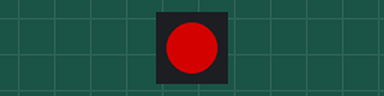
Bench run of a program on a simulated CircuitPython board. Parts: 1 RGB LEDs in strip order, left to right. Dim RGB values are drawn brighter than linear.

Above: at 0.31 s.
At 8.64 s:
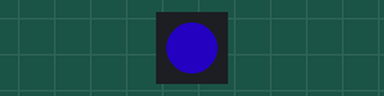
At 18.95 s:
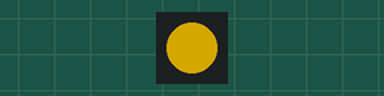
At 37.39 s:
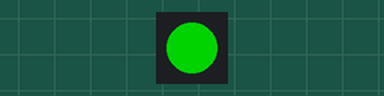
Timing chart, 0 to 40.0 s (numbered marks = the images above):
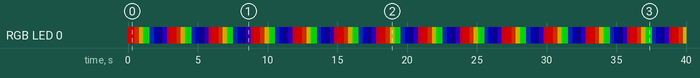

The program:

code.py
```python
import board
import neopixel
import time
import colors

rgb = neopixel.NeoPixel(board.NEOPIXEL, 1, brightness=0.5, auto_write=True)

# rainbow
colorGenerator = colors.Fader(colors.RAINBOW, duration=3)

# red strobe
#colorGenerator = colors.Strober(color=colors.RED, duration=1)

# green breathing
#colorGenerator = colors.Fader((colors.GREEN, colors.BLACK), duration=6)

while True:
    if colorGenerator.update():
        rgb.fill(colorGenerator.color)
    time.sleep(0.01)
```

colors.py
```python
"""
NeoPixel Cokor Generators
by Nathan Friedly

Source: https://github.com/nfriedly/circuitpython_neopixel_fader
Based on https://jjmojojjmojo.github.io/time-based-fading.html
"""

import time
import math
import adafruit_fancyled.adafruit_fancyled as fancy


WHITE = fancy.CRGB(255, 255, 255)
BLACK = fancy.CRGB(0, 0, 0)
RED = fancy.CRGB(255, 0, 0)
GREEN = fancy.CRGB(0, 255, 0)
YELLOW = fancy.CRGB(255, 255, 0)
MAGENTA = fancy.CRGB(255, 0, 255)
CYAN = fancy.CRGB(0, 255, 255)
BLUE = fancy.CRGB(0, 0, 255)
ORANGE = fancy.CRGB(255, 127, 0)
VIOLET = fancy.CRGB(139, 0, 255)
INDIGO = fancy.CRGB(46, 43, 95) # todo: make this brighter
PINK = fancy.CRGB(255, 127, 127)
MINT = fancy.CRGB(127, 255, 127)
ROBIN = fancy.CRGB(127, 127, 255)
CANARY = fancy.CRGB(255, 255, 127)

RAINBOW = (RED, ORANGE, YELLOW, GREEN, BLUE, INDIGO, VIOLET)

class Fader:
    def __init__(self, palette, duration=1.0):
        self.startTime = time.monotonic()
        self.duration = duration
        self.palette = palette
        self.color = 0
        self.changed = False

    def getColor(self):
        # how far along are we in this cycle (in seconds): 0 to duration
        elapsed = (time.monotonic() - self.startTime) % self.duration

        # map elapsed to a float between 0 and the size of the palette
        position = elapsed * (len(self.palette)) / self.duration

        indexA = math.floor(position)
        indexB = math.ceil(position)

        if indexA >= len(self.palette):
            indexA = 0
            indexB = 1
        elif indexB >= len(self.palette):
            indexB = 0

        # grab the colors before and after that position
        colorA = self.palette[indexA]
        colorB = self.palette[indexB]

        # calculate the color at this position inbetween those two
        color = fancy.gamma_adjust(fancy.mix(colorA, colorB, position-indexA)).pack()

        #print("elapsed: {}, position: {}, colorA: {}, colorB: {}, color: {}".format(elapsed, position, colorA, colorB, color))
        return color

    def update(self):
        color = self.getColor()
        self.changed = (color != self.color)
        #print("old color: {}, new color: {}, changed: {}".format(self.color, color, self.changed))
        self.color = color
        return self.changed

class Strober:
    def __init__(self, color=RED, duration=1.0):
        self.startTime = time.monotonic()
        self.duration = duration
        self.peakColor = color
        self.color = 0
        self.changed = False

    def getColor(self):
        # how far along are we in this cycle (in seconds): 0 to duration
        elapsed = (time.monotonic() - self.startTime) % self.duration

        # map elapsed to a float between 0 and the duration
        position = elapsed / self.duration

        # calculate the color at this position inbetween those two
        color = fancy.gamma_adjust(fancy.mix(self.peakColor, BLACK, position)).pack()

        return color

    def update(self):
        color = self.getColor()
        self.changed = (color != self.color)
        #print("old color: {}, new color: {}, changed: {}".format(self.color, color, self.changed))
        self.color = color
        return self.changed
```

Measured:
- by itself, RGB LED 0: off → RGB(127, 0, 0) at 0.00 s, → RGB(127, 1, 0) 0.14 s later, → RGB(127, 25, 0) 0.34 s later, → RGB(127, 99, 0) 0.31 s later, … (147 changes in this stretch)
